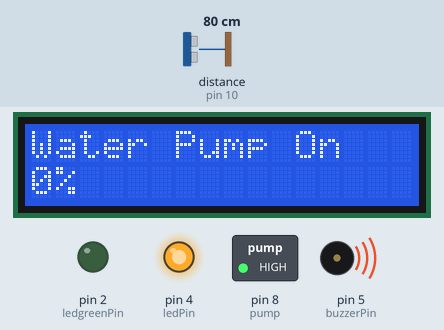
Recording of a sketch running on a simulated Arduino Uno, built with avr-gcc and run on an emulated ATmega328P. Shown: 16×2 character LCD, switched loads named in the sketch (green lamp = pin HIGH), output pins drawn as LEDs (lit = HIGH), buzzer (waves = sounding). Wiring (inferred from the names in the program): ultrasonic range finder: trigger pin 9; echo pin 10. The test bench sets the inputs (shaded band); at power-on: distance to the obstacle (sensor on pin 10) 80 cm. The echo pulse lasts 58.3 µs per cm; pins used as bus, display or sensor lines are not drawn.

Above: at 1.2 s.
1.3 s: distance to the obstacle (sensor on pin 10) set to 19 cm
4.4 s: distance to the obstacle (sensor on pin 10) set to 16 cm
At 5.1 s:
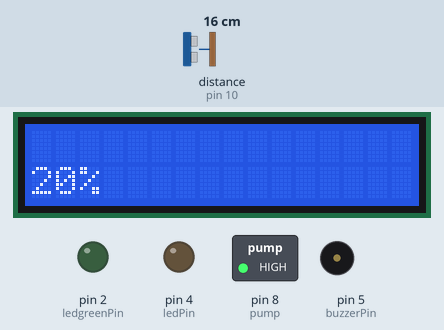
7.2 s: distance to the obstacle (sensor on pin 10) set to 7 cm
At 7.7 s:
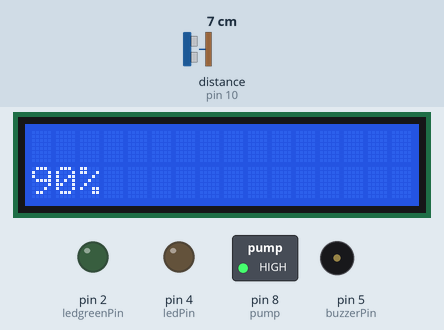
8.8 s: distance to the obstacle (sensor on pin 10) set to 4 cm
At 9.2 s:
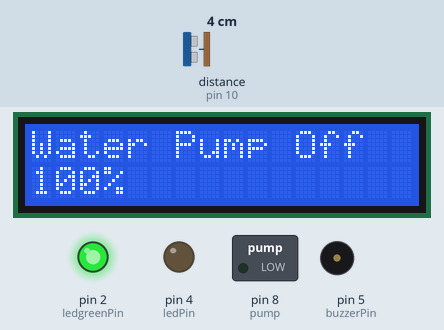
11.3 s: distance to the obstacle (sensor on pin 10) set to 9 cm
At 11.8 s:
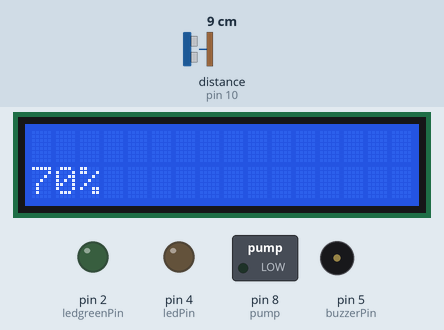
13.9 s: distance to the obstacle (sensor on pin 10) set to 2 cm
At 14.4 s:
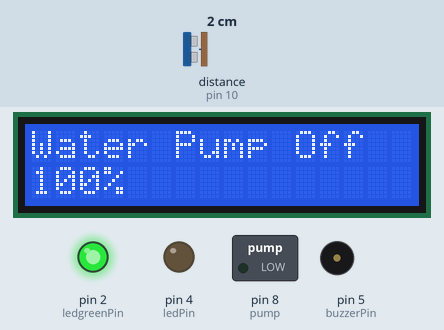
Timing chart, 0 to 16.9 s (numbered marks = the images above; inputs shaded):
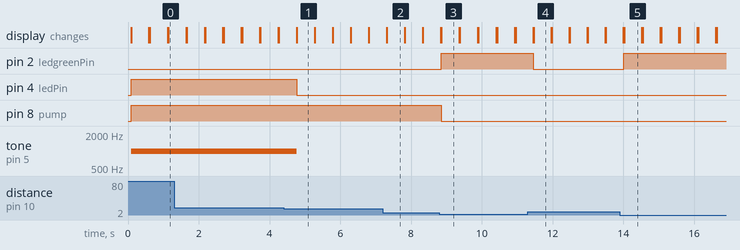

Measured:
- the behaviour switches between 18 and 17 cm on distance to the obstacle (sensor on pin 10) (found by bisection; images 0 and 1)
- the behaviour switches between 6 and 5 cm on distance to the obstacle (sensor on pin 10) (found by bisection; images 2 and 3)
- after the input at 4.4 s, pin 4 (ledPin): HIGH → LOW after 0.37 s; tone on pin 5 (buzzerPin): 1000 Hz → silent after 0.37 s; the display: first differs from a run without the input after 0.37 s (image 1)
- after the input at 7.2 s, the display: first differs from a run without the input after 0.12 s (image 2)
- after the input at 8.8 s, pin 2 (ledgreenPin): LOW → HIGH after 0.05 s; pin 8 (pump): HIGH → LOW after 0.05 s; the display: first differs from a run without the input after 0.06 s (image 3)
- after the input at 11.3 s, pin 2 (ledgreenPin): HIGH → LOW after 0.16 s; the display: first differs from a run without the input after 0.16 s (image 4)
- after the input at 13.9 s, pin 2 (ledgreenPin): LOW → HIGH after 0.11 s; the display: first differs from a run without the input after 0.12 s (image 5)

The sketch:

Code.ino
```cpp
#include <Wire.h>
#include <LiquidCrystal_I2C.h>

LiquidCrystal_I2C lcd(0x27, 16, 2); // Change 0x27 to your LCD's I2C address

const int trigPin = 9;
const int echoPin = 10;
const int ledPin = 4;
const int ledgreenPin = 2;
const int buzzerPin = 5;
const int pump = 8;

long duration;
int distance;
int percentage;

int maxDistance = 17; // 17 cm represents 0%
int minDistance = 4;  // 4 cm represents 100%

void setup() {
  Serial.begin(9600);
  pinMode(trigPin, OUTPUT);
  pinMode(echoPin, INPUT);
  pinMode(ledPin, OUTPUT);
  pinMode(ledgreenPin, OUTPUT);
  pinMode(buzzerPin, OUTPUT);
  pinMode(pump, OUTPUT);
  digitalWrite(pump, LOW);
  lcd.init();
  lcd.backlight();
}

void loop() {
  lcd.clear();
  digitalWrite(trigPin, LOW);
  delayMicroseconds(2);

  digitalWrite(trigPin, HIGH);
  delayMicroseconds(10);
  digitalWrite(trigPin, LOW);

  duration = pulseIn(echoPin, HIGH);
  distance = duration * 0.034 / 2;

  if (distance <= minDistance)
  {
    percentage = 100;
    pump_on_off(false);
    digitalWrite(pump, LOW);
    digitalWrite(ledPin, LOW);
    digitalWrite(ledgreenPin, HIGH);
    noTone(buzzerPin);
  }
  else if (distance >= maxDistance)
  {
    percentage = 0;
    pump_on_off(true);
    digitalWrite(pump, HIGH);
    digitalWrite(ledgreenPin, LOW);
    digitalWrite(ledPin, HIGH);
    tone(buzzerPin, 1000);
  }
  else {
    int distanceRange = maxDistance - minDistance;
    int distanceFromMin = distance - minDistance;
    percentage = 100 - (distanceFromMin * 100 / distanceRange / 10) * 10;
    percentage = constrain(percentage, 0, 100);
    digitalWrite(ledPin, LOW);
    digitalWrite(ledgreenPin, LOW);
    noTone(buzzerPin);
  }

  lcd.setCursor(0, 1);
  lcd.print(percentage);
  lcd.print("% ");

  delay(500);
}

void pump_on_off(bool pumpState)
{
  lcd.setCursor(0, 0);
  if (pumpState) {
    lcd.print("Water Pump On");
  } else {
    lcd.print("Water Pump Off");
  }
}
```
